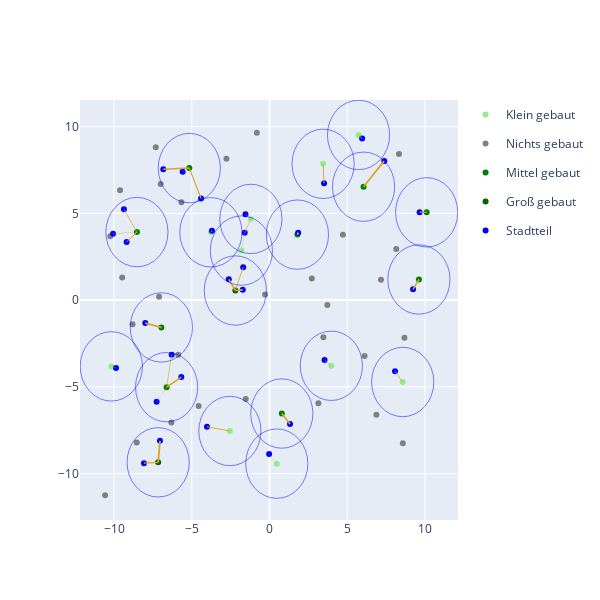

Write notebook code for a chart like this one.
### Markdown cell above
### Task 2

### Code cell
# solve task 2
solve_location(radius=2)

### Figure 1 — Plotly figure (JSON) as saved in the notebook; plotly's stock layout.template omitted (floating-point values rounded to 4 significant figures)
{"data": [{"hovertemplate": "Type=Klein gebaut<br>x=%{x}<br>y=%{y}<extra></extra>", "legendgroup": "Klein gebaut", "marker": {"color": "lightgreen", "symbol": "circle"}, "mode": "markers", "name": "Klein gebaut", "orientation": "v", "showlegend": true, "type": "scatter", "x": [-1.809, 3.447, 8.566, -1.198, 0.4694, -3.77, -2.548, -10.17, 5.725, 3.976], "xaxis": "x", "y": [2.854, 7.855, -4.721, 4.679, -9.425, 3.908, -7.544, -3.819, 9.52, -3.785], "yaxis": "y"}, {"hovertemplate": "Type=Nichts gebaut<br>x=%{x}<br>y=%{y}<extra></extra>", "legendgroup": "Nichts gebaut", "marker": {"color": "grey", "symbol": "circle"}, "mode": "markers", "name": "Nichts gebaut", "orientation": "v", "showlegend": true, "type": "scatter", "x": [7.168, -4.556, 3.145, 3.463, -7.102, -6.998, -6.311, -8.809, -2.77, 8.152, 8.326, -9.471, -8.538, -0.2864, -5.874, -7.315, -10.24, 4.721, 8.575, -0.8121, 6.113, -1.528, 2.721, 8.676, 6.874, -9.611, 3.718, -10.57, -5.666], "xaxis": "x", "y": [1.176, -6.108, -5.95, -2.135, 0.1878, 6.698, -7.06, -1.388, 8.148, 2.942, 8.422, 1.297, -8.208, 0.3189, -3.15, 8.813, 3.678, 3.761, -8.257, 9.64, -3.215, -5.704, 1.241, -2.17, -6.61, 6.335, -0.2879, -11.25, 5.644], "yaxis": "y"}, {"hovertemplate": "Type=Mittel gebaut<br>x=%{x}<br>y=%{y}<extra></extra>", "legendgroup": "Mittel gebaut", "marker": {"color": "green", "symbol": "circle"}, "mode": "markers", "name": "Mittel gebaut", "orientation": "v", "showlegend": true, "type": "scatter", "x": [-8.525, 6.049, 10.11, 1.796, -6.616, 9.608, -5.158, 0.791, -6.954], "xaxis": "x", "y": [3.921, 6.535, 5.057, 3.775, -5.016, 1.189, 7.61, -6.537, -1.575], "yaxis": "y"}, {"hovertemplate": "Type=Groß gebaut<br>x=%{x}<br>y=%{y}<extra></extra>", "legendgroup": "Groß gebaut", "marker": {"color": "darkgreen", "symbol": "circle"}, "mode": "markers", "name": "Groß gebaut", "orientation": "v", "showlegend": true, "type": "scatter", "x": [-2.197, -7.161], "xaxis": "x", "y": [0.5537, -9.35], "yaxis": "y"}, {"hovertemplate": "Type=Stadtteil<br>x=%{x}<br>y=%{y}<extra></extra>", "legendgroup": "Stadtteil", "marker": {"color": "blue", "symbol": "circle"}, "mode": "markers", "name": "Stadtteil", "orientation": "v", "showlegend": true, "type": "scatter", "x": [-2.618, 9.653, -5.671, -9.361, 3.54, -1.545, -7.986, 1.319, 5.957, -5.585, 8.071, -8.075, -4.022, 9.231, 1.845, -9.872, 3.507, -3.701, -6.292, -10.06, -0.02544, 7.38, -1.692, -9.19, -7.044, -6.83, -7.26, -4.402, -1.595, -1.72], "xaxis": "x", "y": [1.199, 5.07, -4.436, 5.234, -3.451, 4.949, -1.322, -7.134, 9.319, 7.398, -4.101, -9.402, -7.303, 0.622, 3.886, -3.906, 6.738, 3.998, -3.145, 3.819, -8.872, 8.025, 1.896, 3.357, -8.113, 7.54, -5.859, 5.858, 3.877, 0.591], "yaxis": "y"}, {"hovertemplate": "x=%{x}<br>y=%{y}<extra></extra>", "legendgroup": "", "line": {"color": "goldenrod", "dash": "solid", "width": 0.091}, "marker": {"symbol": "circle"}, "mode": "lines", "name": "", "orientation": "v", "showlegend": false, "type": "scatter", "x": [-1.809, -2.618], "xaxis": "x", "y": [2.854, 1.199], "yaxis": "y"}, {"hovertemplate": "x=%{x}<br>y=%{y}<extra></extra>", "legendgroup": "", "line": {"color": "goldenrod", "dash": "solid", "width": 1.566}, "marker": {"symbol": "circle"}, "mode": "lines", "name": "", "orientation": "v", "showlegend": false, "type": "scatter", "x": [-2.197, -2.618], "xaxis": "x", "y": [0.5537, 1.199], "yaxis": "y"}, {"hovertemplate": "x=%{x}<br>y=%{y}<extra></extra>", "legendgroup": "", "line": {"color": "goldenrod", "dash": "solid", "width": 1.426}, "marker": {"symbol": "circle"}, "mode": "lines", "name": "", "orientation": "v", "showlegend": false, "type": "scatter", "x": [10.11, 9.653], "xaxis": "x", "y": [5.057, 5.07], "yaxis": "y"}, {"hovertemplate": "x=%{x}<br>y=%{y}<extra></extra>", "legendgroup": "", "line": {"color": "goldenrod", "dash": "solid", "width": 1.393}, "marker": {"symbol": "circle"}, "mode": "lines", "name": "", "orientation": "v", "showlegend": false, "type": "scatter", "x": [-6.616, -5.671], "xaxis": "x", "y": [-5.016, -4.436], "yaxis": "y"}, {"hovertemplate": "x=%{x}<br>y=%{y}<extra></extra>", "legendgroup": "", "line": {"color": "goldenrod", "dash": "solid", "width": 0.649}, "marker": {"symbol": "circle"}, "mode": "lines", "name": "", "orientation": "v", "showlegend": false, "type": "scatter", "x": [-8.525, -9.361], "xaxis": "x", "y": [3.921, 5.234], "yaxis": "y"}, {"hovertemplate": "x=%{x}<br>y=%{y}<extra></extra>", "legendgroup": "", "line": {"color": "goldenrod", "dash": "solid", "width": 0.468}, "marker": {"symbol": "circle"}, "mode": "lines", "name": "", "orientation": "v", "showlegend": false, "type": "scatter", "x": [3.976, 3.54], "xaxis": "x", "y": [-3.785, -3.451], "yaxis": "y"}, {"hovertemplate": "x=%{x}<br>y=%{y}<extra></extra>", "legendgroup": "", "line": {"color": "goldenrod", "dash": "solid", "width": 0.422}, "marker": {"symbol": "circle"}, "mode": "lines", "name": "", "orientation": "v", "showlegend": false, "type": "scatter", "x": [-1.198, -1.545], "xaxis": "x", "y": [4.679, 4.949], "yaxis": "y"}, {"hovertemplate": "x=%{x}<br>y=%{y}<extra></extra>", "legendgroup": "", "line": {"color": "goldenrod", "dash": "solid", "width": 1.714}, "marker": {"symbol": "circle"}, "mode": "lines", "name": "", "orientation": "v", "showlegend": false, "type": "scatter", "x": [-6.954, -7.986], "xaxis": "x", "y": [-1.575, -1.322], "yaxis": "y"}, {"hovertemplate": "x=%{x}<br>y=%{y}<extra></extra>", "legendgroup": "", "line": {"color": "goldenrod", "dash": "solid", "width": 1.641}, "marker": {"symbol": "circle"}, "mode": "lines", "name": "", "orientation": "v", "showlegend": false, "type": "scatter", "x": [0.791, 1.319], "xaxis": "x", "y": [-6.537, -7.134], "yaxis": "y"}, {"hovertemplate": "x=%{x}<br>y=%{y}<extra></extra>", "legendgroup": "", "line": {"color": "goldenrod", "dash": "solid", "width": 0.881}, "marker": {"symbol": "circle"}, "mode": "lines", "name": "", "orientation": "v", "showlegend": false, "type": "scatter", "x": [5.725, 5.957], "xaxis": "x", "y": [9.52, 9.319], "yaxis": "y"}, {"hovertemplate": "x=%{x}<br>y=%{y}<extra></extra>", "legendgroup": "", "line": {"color": "goldenrod", "dash": "solid", "width": 0.265}, "marker": {"symbol": "circle"}, "mode": "lines", "name": "", "orientation": "v", "showlegend": false, "type": "scatter", "x": [-5.158, -5.585], "xaxis": "x", "y": [7.61, 7.398], "yaxis": "y"}, {"hovertemplate": "x=%{x}<br>y=%{y}<extra></extra>", "legendgroup": "", "line": {"color": "goldenrod", "dash": "solid", "width": 0.765}, "marker": {"symbol": "circle"}, "mode": "lines", "name": "", "orientation": "v", "showlegend": false, "type": "scatter", "x": [8.566, 8.071], "xaxis": "x", "y": [-4.721, -4.101], "yaxis": "y"}, {"hovertemplate": "x=%{x}<br>y=%{y}<extra></extra>", "legendgroup": "", "line": {"color": "goldenrod", "dash": "solid", "width": 1.239}, "marker": {"symbol": "circle"}, "mode": "lines", "name": "", "orientation": "v", "showlegend": false, "type": "scatter", "x": [-7.161, -8.075], "xaxis": "x", "y": [-9.35, -9.402], "yaxis": "y"}, {"hovertemplate": "x=%{x}<br>y=%{y}<extra></extra>", "legendgroup": "", "line": {"color": "goldenrod", "dash": "solid", "width": 0.909}, "marker": {"symbol": "circle"}, "mode": "lines", "name": "", "orientation": "v", "showlegend": false, "type": "scatter", "x": [-2.548, -4.022], "xaxis": "x", "y": [-7.544, -7.303], "yaxis": "y"}, {"hovertemplate": "x=%{x}<br>y=%{y}<extra></extra>", "legendgroup": "", "line": {"color": "goldenrod", "dash": "solid", "width": 1.56}, "marker": {"symbol": "circle"}, "mode": "lines", "name": "", "orientation": "v", "showlegend": false, "type": "scatter", "x": [9.608, 9.231], "xaxis": "x", "y": [1.189, 0.622], "yaxis": "y"}, {"hovertemplate": "x=%{x}<br>y=%{y}<extra></extra>", "legendgroup": "", "line": {"color": "goldenrod", "dash": "solid", "width": 1.995}, "marker": {"symbol": "circle"}, "mode": "lines", "name": "", "orientation": "v", "showlegend": false, "type": "scatter", "x": [1.796, 1.845], "xaxis": "x", "y": [3.775, 3.886], "yaxis": "y"}, {"hovertemplate": "x=%{x}<br>y=%{y}<extra></extra>", "legendgroup": "", "line": {"color": "goldenrod", "dash": "solid", "width": 0.382}, "marker": {"symbol": "circle"}, "mode": "lines", "name": "", "orientation": "v", "showlegend": false, "type": "scatter", "x": [-10.17, -9.872], "xaxis": "x", "y": [-3.819, -3.906], "yaxis": "y"}, {"hovertemplate": "x=%{x}<br>y=%{y}<extra></extra>", "legendgroup": "", "line": {"color": "goldenrod", "dash": "solid", "width": 0.919}, "marker": {"symbol": "circle"}, "mode": "lines", "name": "", "orientation": "v", "showlegend": false, "type": "scatter", "x": [3.447, 3.507], "xaxis": "x", "y": [7.855, 6.738], "yaxis": "y"}, {"hovertemplate": "x=%{x}<br>y=%{y}<extra></extra>", "legendgroup": "", "line": {"color": "goldenrod", "dash": "solid", "width": 0.862}, "marker": {"symbol": "circle"}, "mode": "lines", "name": "", "orientation": "v", "showlegend": false, "type": "scatter", "x": [-3.77, -3.701], "xaxis": "x", "y": [3.908, 3.998], "yaxis": "y"}, {"hovertemplate": "x=%{x}<br>y=%{y}<extra></extra>", "legendgroup": "", "line": {"color": "goldenrod", "dash": "solid", "width": 0.609}, "marker": {"symbol": "circle"}, "mode": "lines", "name": "", "orientation": "v", "showlegend": false, "type": "scatter", "x": [-6.616, -6.292], "xaxis": "x", "y": [-5.016, -3.145], "yaxis": "y"}, {"hovertemplate": "x=%{x}<br>y=%{y}<extra></extra>", "legendgroup": "", "line": {"color": "goldenrod", "dash": "solid", "width": 0.396}, "marker": {"symbol": "circle"}, "mode": "lines", "name": "", "orientation": "v", "showlegend": false, "type": "scatter", "x": [-8.525, -10.06], "xaxis": "x", "y": [3.921, 3.819], "yaxis": "y"}, {"hovertemplate": "x=%{x}<br>y=%{y}<extra></extra>", "legendgroup": "", "line": {"color": "goldenrod", "dash": "solid", "width": 8.882e-17}, "marker": {"symbol": "circle"}, "mode": "lines", "name": "", "orientation": "v", "showlegend": false, "type": "scatter", "x": [-10.24, -10.06], "xaxis": "x", "y": [3.678, 3.819], "yaxis": "y"}, {"hovertemplate": "x=%{x}<br>y=%{y}<extra></extra>", "legendgroup": "", "line": {"color": "goldenrod", "dash": "solid", "width": 0.131}, "marker": {"symbol": "circle"}, "mode": "lines", "name": "", "orientation": "v", "showlegend": false, "type": "scatter", "x": [0.4694, -0.02544], "xaxis": "x", "y": [-9.425, -8.872], "yaxis": "y"}, {"hovertemplate": "x=%{x}<br>y=%{y}<extra></extra>", "legendgroup": "", "line": {"color": "goldenrod", "dash": "solid", "width": 1.774}, "marker": {"symbol": "circle"}, "mode": "lines", "name": "", "orientation": "v", "showlegend": false, "type": "scatter", "x": [6.049, 7.38], "xaxis": "x", "y": [6.535, 8.025], "yaxis": "y"}, {"hovertemplate": "x=%{x}<br>y=%{y}<extra></extra>", "legendgroup": "", "line": {"color": "goldenrod", "dash": "solid", "width": 0.84}, "marker": {"symbol": "circle"}, "mode": "lines", "name": "", "orientation": "v", "showlegend": false, "type": "scatter", "x": [-2.197, -1.692], "xaxis": "x", "y": [0.5537, 1.896], "yaxis": "y"}, {"hovertemplate": "x=%{x}<br>y=%{y}<extra></extra>", "legendgroup": "", "line": {"color": "goldenrod", "dash": "solid", "width": 0.994}, "marker": {"symbol": "circle"}, "mode": "lines", "name": "", "orientation": "v", "showlegend": false, "type": "scatter", "x": [-8.525, -9.19], "xaxis": "x", "y": [3.921, 3.357], "yaxis": "y"}, {"hovertemplate": "x=%{x}<br>y=%{y}<extra></extra>", "legendgroup": "", "line": {"color": "goldenrod", "dash": "solid", "width": 1.834}, "marker": {"symbol": "circle"}, "mode": "lines", "name": "", "orientation": "v", "showlegend": false, "type": "scatter", "x": [-7.161, -7.044], "xaxis": "x", "y": [-9.35, -8.113], "yaxis": "y"}, {"hovertemplate": "x=%{x}<br>y=%{y}<extra></extra>", "legendgroup": "", "line": {"color": "goldenrod", "dash": "solid", "width": 1.553}, "marker": {"symbol": "circle"}, "mode": "lines", "name": "", "orientation": "v", "showlegend": false, "type": "scatter", "x": [-5.158, -6.83], "xaxis": "x", "y": [7.61, 7.54], "yaxis": "y"}, {"hovertemplate": "x=%{x}<br>y=%{y}<extra></extra>", "legendgroup": "", "line": {"color": "goldenrod", "dash": "solid", "width": 1.958e-13}, "marker": {"symbol": "circle"}, "mode": "lines", "name": "", "orientation": "v", "showlegend": false, "type": "scatter", "x": [-6.311, -7.26], "xaxis": "x", "y": [-7.06, -5.859], "yaxis": "y"}, {"hovertemplate": "x=%{x}<br>y=%{y}<extra></extra>", "legendgroup": "", "line": {"color": "goldenrod", "dash": "solid", "width": 0.261}, "marker": {"symbol": "circle"}, "mode": "lines", "name": "", "orientation": "v", "showlegend": false, "type": "scatter", "x": [-6.616, -7.26], "xaxis": "x", "y": [-5.016, -5.859], "yaxis": "y"}, {"hovertemplate": "x=%{x}<br>y=%{y}<extra></extra>", "legendgroup": "", "line": {"color": "goldenrod", "dash": "solid", "width": 1.131}, "marker": {"symbol": "circle"}, "mode": "lines", "name": "", "orientation": "v", "showlegend": false, "type": "scatter", "x": [-5.158, -4.402], "xaxis": "x", "y": [7.61, 5.858], "yaxis": "y"}, {"hovertemplate": "x=%{x}<br>y=%{y}<extra></extra>", "legendgroup": "", "line": {"color": "goldenrod", "dash": "solid", "width": 0.307}, "marker": {"symbol": "circle"}, "mode": "lines", "name": "", "orientation": "v", "showlegend": false, "type": "scatter", "x": [-1.809, -1.595], "xaxis": "x", "y": [2.854, 3.877], "yaxis": "y"}, {"hovertemplate": "x=%{x}<br>y=%{y}<extra></extra>", "legendgroup": "", "line": {"color": "goldenrod", "dash": "solid", "width": 0.578}, "marker": {"symbol": "circle"}, "mode": "lines", "name": "", "orientation": "v", "showlegend": false, "type": "scatter", "x": [-1.198, -1.595], "xaxis": "x", "y": [4.679, 3.877], "yaxis": "y"}, {"hovertemplate": "x=%{x}<br>y=%{y}<extra></extra>", "legendgroup": "", "line": {"color": "goldenrod", "dash": "solid", "width": 1.594}, "marker": {"symbol": "circle"}, "mode": "lines", "name": "", "orientation": "v", "showlegend": false, "type": "scatter", "x": [-2.197, -1.72], "xaxis": "x", "y": [0.5537, 0.591], "yaxis": "y"}], "layout": {"autosize": false, "height": 600, "shapes": [{"line": {"color": "blue", "width": 0.5}, "type": "circle", "x0": 0.1909, "x1": -3.809, "xref": "x", "y0": 4.854, "y1": 0.8537, "yref": "y"}, {"line": {"color": "blue", "width": 0.5}, "type": "circle", "x0": -6.525, "x1": -10.53, "xref": "x", "y0": 5.921, "y1": 1.921, "yref": "y"}, {"line": {"color": "blue", "width": 0.5}, "type": "circle", "x0": 5.447, "x1": 1.447, "xref": "x", "y0": 9.855, "y1": 5.855, "yref": "y"}, {"line": {"color": "blue", "width": 0.5}, "type": "circle", "x0": 8.049, "x1": 4.049, "xref": "x", "y0": 8.535, "y1": 4.535, "yref": "y"}, {"line": {"color": "blue", "width": 0.5}, "type": "circle", "x0": 10.57, "x1": 6.566, "xref": "x", "y0": -2.721, "y1": -6.721, "yref": "y"}, {"line": {"color": "blue", "width": 0.5}, "type": "circle", "x0": 12.11, "x1": 8.106, "xref": "x", "y0": 7.057, "y1": 3.057, "yref": "y"}, {"line": {"color": "blue", "width": 0.5}, "type": "circle", "x0": 3.796, "x1": -0.2044, "xref": "x", "y0": 5.775, "y1": 1.775, "yref": "y"}, {"line": {"color": "blue", "width": 0.5}, "type": "circle", "x0": 0.8024, "x1": -3.198, "xref": "x", "y0": 6.679, "y1": 2.679, "yref": "y"}, {"line": {"color": "blue", "width": 0.5}, "type": "circle", "x0": 2.469, "x1": -1.531, "xref": "x", "y0": -7.425, "y1": -11.42, "yref": "y"}, {"line": {"color": "blue", "width": 0.5}, "type": "circle", "x0": -4.616, "x1": -8.616, "xref": "x", "y0": -3.016, "y1": -7.016, "yref": "y"}, {"line": {"color": "blue", "width": 0.5}, "type": "circle", "x0": -1.77, "x1": -5.77, "xref": "x", "y0": 5.908, "y1": 1.908, "yref": "y"}, {"line": {"color": "blue", "width": 0.5}, "type": "circle", "x0": -0.5475, "x1": -4.548, "xref": "x", "y0": -5.544, "y1": -9.544, "yref": "y"}, {"line": {"color": "blue", "width": 0.5}, "type": "circle", "x0": 11.61, "x1": 7.608, "xref": "x", "y0": 3.189, "y1": -0.811, "yref": "y"}, {"line": {"color": "blue", "width": 0.5}, "type": "circle", "x0": -8.171, "x1": -12.17, "xref": "x", "y0": -1.819, "y1": -5.819, "yref": "y"}, {"line": {"color": "blue", "width": 0.5}, "type": "circle", "x0": -0.1971, "x1": -4.197, "xref": "x", "y0": 2.554, "y1": -1.446, "yref": "y"}, {"line": {"color": "blue", "width": 0.5}, "type": "circle", "x0": 7.725, "x1": 3.725, "xref": "x", "y0": 11.52, "y1": 7.52, "yref": "y"}, {"line": {"color": "blue", "width": 0.5}, "type": "circle", "x0": -3.158, "x1": -7.158, "xref": "x", "y0": 9.61, "y1": 5.61, "yref": "y"}, {"line": {"color": "blue", "width": 0.5}, "type": "circle", "x0": 5.976, "x1": 1.976, "xref": "x", "y0": -1.785, "y1": -5.785, "yref": "y"}, {"line": {"color": "blue", "width": 0.5}, "type": "circle", "x0": -5.161, "x1": -9.161, "xref": "x", "y0": -7.35, "y1": -11.35, "yref": "y"}, {"line": {"color": "blue", "width": 0.5}, "type": "circle", "x0": 2.791, "x1": -1.209, "xref": "x", "y0": -4.537, "y1": -8.537, "yref": "y"}, {"line": {"color": "blue", "width": 0.5}, "type": "circle", "x0": -4.954, "x1": -8.954, "xref": "x", "y0": 0.425, "y1": -3.575, "yref": "y"}], "width": 600, "xaxis": {"autorange": true, "range": [-12.19, 12.12], "type": "linear"}, "yaxis": {"autorange": true, "range": [-12.67, 11.53], "type": "linear"}}}
